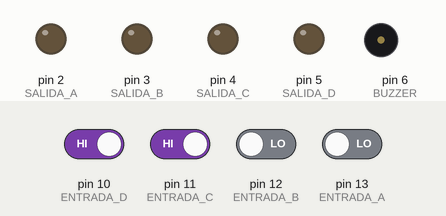
Recording of a sketch running on a simulated Arduino Uno, built with avr-gcc and run on an emulated ATmega328P. Parts: output pins drawn as LEDs (lit = HIGH), buzzer (waves = sounding). The inputs (shaded band) are chosen by the test bench; at power-on: pin 10 (ENTRADA_D), pin 11 (ENTRADA_C) HIGH, pin 12 (ENTRADA_B), pin 13 (ENTRADA_A) LOW. Random numbers use the default seed unless the sketch sets one.

Above: at 9.17 s.
10.1 s: pin 10 (ENTRADA_D) driven LOW
At 11.3 s:
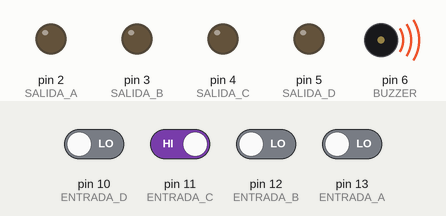
19.1 s: pin 11 (ENTRADA_C) driven LOW
At 22.0 s:
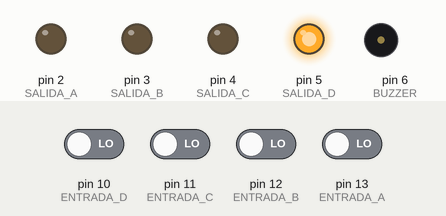
29.1 s: pin 10 (ENTRADA_D) driven HIGH
At 31.85 s:
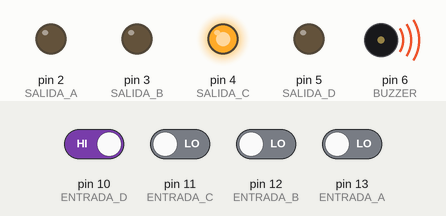
34.5 s: pin 12 (ENTRADA_B) driven HIGH
42.5 s: pin 11 (ENTRADA_C) driven HIGH
Timing chart, 0 to 48.9 s (numbered marks = the images above; inputs shaded):
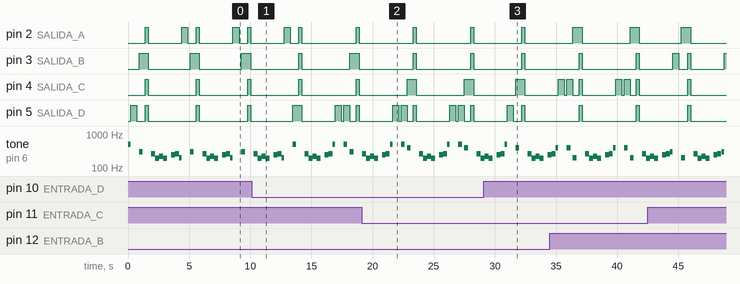

Measured:
- by itself, pin 2 (SALIDA_A): repeats every 4.2 s: LOW 2.7 s, HIGH 0.50 s, LOW 0.70 s, HIGH 0.25 s
- by itself, pin 3 (SALIDA_B): alternates HIGH for 0.75 s and LOW for 3.4 s
- by itself, pin 4 (SALIDA_C): alternates HIGH for 0.25 s and LOW for 3.9 s
- by itself, tone on pin 6 (BUZZER): repeats every 4.2 s: silent 0.70 s, 300 Hz 0.30 s, silent 0.70 s, 262 Hz 0.33 s, 196 Hz 0.32 s, 220 Hz 0.33 s, 196 Hz 0.33 s, silent 0.33 s, 247 Hz 0.33 s, 262 Hz 0.33 s, silent 0.01 s, 200 Hz 0.20 s

The sketch:

JuegoDeMemoria.ino
```cpp
//Canal de YouTube -> RobotUNO
//Juego Simon dice
#define   BUZZER   6
#define   ENTRADA_A  13
#define   ENTRADA_B  12
#define   ENTRADA_C  11
#define   ENTRADA_D  10
#define   SALIDA_A   2
#define   SALIDA_B   3
#define   SALIDA_C   4
#define   SALIDA_D   5
int melodia[ ] = {262, 196, 196, 220, 196, 0, 247, 262};
int duracionNotas[] = {4, 8, 8, 4, 4, 4, 4, 4};
int nivelActual = 1;
int velocidad = 500;
const int NIVEL_MAX = 100;
int secuencia[NIVEL_MAX];
int secuenciaUsuario[NIVEL_MAX];
void setup(){
   pinMode(ENTRADA_D, INPUT);
   pinMode(ENTRADA_C, INPUT);
   pinMode(ENTRADA_B, INPUT);
   pinMode(ENTRADA_A, INPUT);
   pinMode(SALIDA_A, OUTPUT);
   pinMode(SALIDA_B, OUTPUT);
   pinMode(SALIDA_C, OUTPUT);
   pinMode(SALIDA_D, OUTPUT);
   digitalWrite(SALIDA_A, LOW);
   digitalWrite(SALIDA_B, LOW);
   digitalWrite(SALIDA_C, LOW);
   digitalWrite(SALIDA_D, LOW);
}
void loop(){
   if(nivelActual == 1){
      generaSecuencia();
      muestraSecuencia();
      leeSecuencia();
   }
   if(nivelActual != 1){
      muestraSecuencia();
      leeSecuencia();
   }
}
void muestraSecuencia(){
   digitalWrite(SALIDA_A, LOW);
   digitalWrite(SALIDA_B, LOW);
   digitalWrite(SALIDA_C, LOW);
   digitalWrite(SALIDA_D, LOW);
   for(int i = 0; i < nivelActual; i++){
      if( secuencia[i] == SALIDA_A ){
         tone(BUZZER, 200);
         delay(200);
         noTone(BUZZER);
      }
      if( secuencia[i] == SALIDA_B ){
         tone(BUZZER, 300);
         delay(200);
         noTone(BUZZER);
      }
      if( secuencia[i] == SALIDA_C ){
         tone(BUZZER, 400);
         delay(200);
         noTone(BUZZER);
      }
      if( secuencia[i] == SALIDA_D ){
         tone(BUZZER, 500);
         delay(200);
         noTone(BUZZER);
      }
      digitalWrite(secuencia[i], HIGH);
      delay(velocidad);
      digitalWrite(secuencia[i], LOW);
      delay(200);
   }
}
void leeSecuencia(){
   int flag = 0;
   for(int i = 0; i < nivelActual; i++){
      flag = 0;
      while(flag == 0){
         if(digitalRead(ENTRADA_D) == LOW){
            digitalWrite(SALIDA_D, HIGH);
            tone(BUZZER, 500);
            delay(300);
            noTone(BUZZER);
            secuenciaUsuario[i] = SALIDA_D;
            flag = 1;
            delay(200);
            if(secuenciaUsuario[i] != secuencia[i]){
               secuenciaError();
               return;
            }
            digitalWrite(SALIDA_D, LOW);
         }
         if(digitalRead(ENTRADA_C) == LOW){
            digitalWrite(SALIDA_C, HIGH);
            tone(BUZZER, 400);
            delay(300);
            noTone(BUZZER);
            secuenciaUsuario[i] = SALIDA_C;
            flag = 1;
            delay(200);
            if(secuenciaUsuario[i] != secuencia[i]){
               secuenciaError();
               return;
            }
            digitalWrite(SALIDA_C, LOW);
         }
         if(digitalRead(ENTRADA_B) == LOW){
            digitalWrite(SALIDA_B, HIGH);
            tone(BUZZER, 300);
            delay(300);
            noTone(BUZZER);
            secuenciaUsuario[i] = SALIDA_B;
            flag = 1;
            delay(200);
            if(secuenciaUsuario[i] != secuencia[i]){
               secuenciaError();
               return;
            }
            digitalWrite(SALIDA_B, LOW);
         }
         if(digitalRead(ENTRADA_A) == LOW){
            digitalWrite(SALIDA_A, HIGH);
            tone(BUZZER, 200);
            delay(300);
            noTone(BUZZER);
            secuenciaUsuario[i] = SALIDA_A;
            flag = 1;
            delay(200);
            if(secuenciaUsuario[i] != secuencia[i]){
               secuenciaError();
               return;
            }
            digitalWrite(SALIDA_A, LOW);
         }
      }
   }
   secuenciaCorrecta();
}
void generaSecuencia(){
   randomSeed(millis());
   for(int i = 0; i < NIVEL_MAX; i++){
      secuencia[i] = random(2,6);
   }
}
void melodiaError(){
   for(int i = 0; i < 8; i++){
      int duracionNota = 1000/duracionNotas[i];
      tone(BUZZER, melodia[i],duracionNotas);
      int pausaEntreNotas = duracionNota * 1.30;
      delay(pausaEntreNotas);
      noTone(BUZZER);
   }
}
void secuenciaError(){
   digitalWrite(SALIDA_A, HIGH);
   digitalWrite(SALIDA_B, HIGH);
   digitalWrite(SALIDA_C, HIGH);
   digitalWrite(SALIDA_D, HIGH);
   delay(250);
   digitalWrite(SALIDA_A, LOW);
   digitalWrite(SALIDA_B, LOW);
   digitalWrite(SALIDA_C, LOW);
   digitalWrite(SALIDA_D, LOW);
   delay(250);
   melodiaError();
   nivelActual = 1;
   velocidad = 500;
}
void secuenciaCorrecta(){
   if(nivelActual < NIVEL_MAX);
      nivelActual++;
   velocidad -= 50;
   delay(200);
}
```
